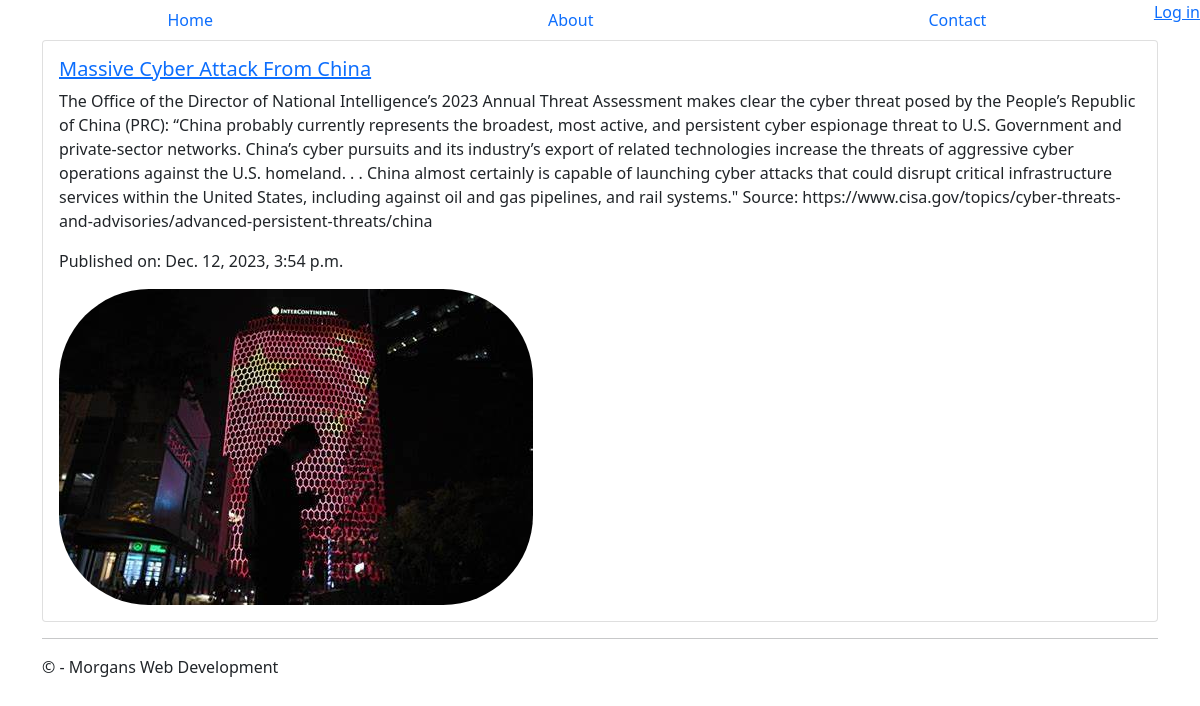
The page /news/ on the database as committed earlier.
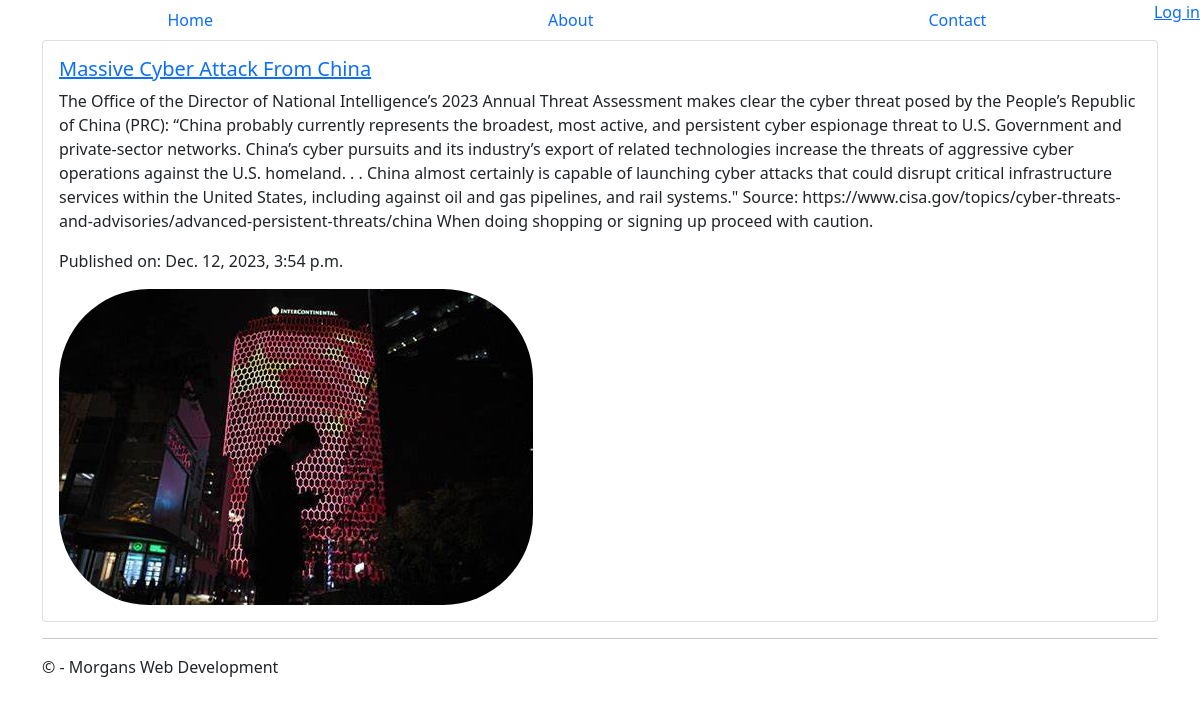
The same page on the database as committed later.
### news/models.py (models this page shows)
class Blog(models.Model):
    blog_title = models.CharField(max_length=100)
    blog_content = models.TextField(blank=True)
    blog_date = models.DateTimeField(auto_now_add=True)
    blog_image = models.ImageField(upload_to='blog_images/', blank=True, null=True)

### news/views.py (the view)
# urls.py: path('news/', views.display_blog, name='display_blog'),
def display_blog(request):
    blogs = Blog.objects.all()
    return render(request, 'news/news.html', {'blogs': blogs})

### news/templates/news/news.html
{% extends "app/layout.html" %}
{% block content %}
<div class="card">
    <div class="card-body">
        {% for blog in blogs %}
        <h5 class="card-title"><a href="{% url 'display_article' blog_id=blog.id %}">{{ blog.blog_title }}</a></h5>
        <p class="card-text">{{ blog.blog_content }}</p>
        <p>Published on: {{ blog.blog_date }}</p>
        {% if blog.blog_image %}
        <img src="{{ blog.blog_image.url }}" alt="{{ blog.blog_title }} Image" style="border-radius: 90px;">
        {% endif %}
        {% endfor %}
    </div>
</div>
{% endblock %}

### app/templates/app/layout.html (shortened to what this page needs)
<!DOCTYPE html>
<html>
<head>
    {% load static %}
    <link href="https://cdn.jsdelivr.net/npm/bootstrap@5.0.2/dist/css/bootstrap.min.css" rel="stylesheet">
    <body>
        <ul class="nav nav-pills nav-fill">
            <li class="nav-item">
                <a class="nav-link" href="/">Home</a>
            </li>
            <li class="nav-item">
                <a class="nav-link" href="{% url 'about' %}">About</a>
            </li>
            <li class="nav-item">
                <a class="nav-link" href="{% url 'contact' %}">Contact</a>
            </li>
            {% include 'app/loginpartial.html' %}
        </ul>
        <div class="container body-content">
            {% block content %}{% endblock %}
            <hr />
            <footer>
                <p>&copy; {{ year }} - Morgans Web Development</p>
            </footer>
        </div>
    </body>
</html>

### app/templates/app/loginpartial.html
{% if user.is_authenticated %}
<form id="logoutForm" action="/logout/" method="post" class="navbar-right">
    {% csrf_token %}
    <ul class="nav navbar-nav navbar-right">
        <li><span class="navbar-brand">Hello {{ user.username }}!</span></li>
        <li><a href="javascript:document.getElementById('logoutForm').submit()">Log off</a></li>
    </ul>
</form>
{% else %}
<ul class="nav navbar-nav navbar-right">
    <li><a href="{% url 'login' %}">Log in</a></li>
</ul>
{% endif %}

Rows that differ between the two databases and show on the page:
changed Blog "Massive Cyber Attack From China": blog_content "…rail systems.\" Source: https://www.cisa.gov/topics/cyber-threats-and-advisories/advanced-persistent-threats/china" → "…rail systems.\" Source: https://www.cisa.gov/topics/cyber-threats-and-advisories/advanced-persistent-threats/china When doing shopping or signing up proceed with caution."
